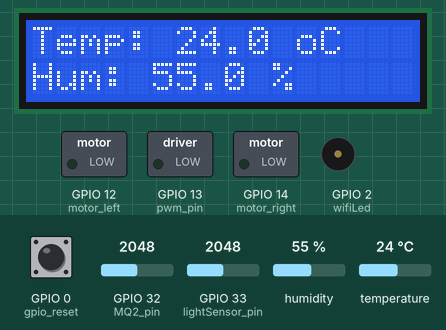
Bench run of a sketch on a simulated ESP32. On the bench: 16×2 character LCD, switched loads named in the sketch (green lamp = pin HIGH), buzzer (waves = sounding). Inputs (shaded band) come from the test bench; at power-on: GPIO 32 (MQ2_pin) = 2048, temperature 24 °C, humidity 55 %, GPIO 0 (gpio_reset) HIGH, GPIO 33 (lightSensor_pin) = 2048. WiFi joins after 1.5 s; servers stay silent unless stated; pins used as bus, display or sensor lines are not drawn; what the sketch prints to the serial monitor is not drawn.

Above: at 1.2 s.
1.3 s: GPIO 32 (MQ2_pin) set to 2129
At 2.8 s:
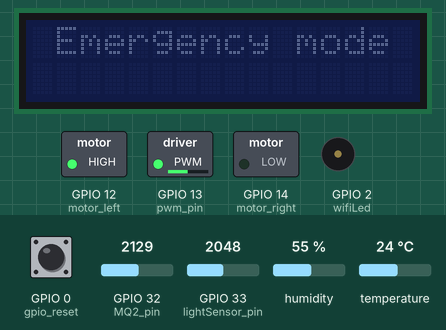
3.6 s: GPIO 32 (MQ2_pin) set to 1228
At 4.26 s:
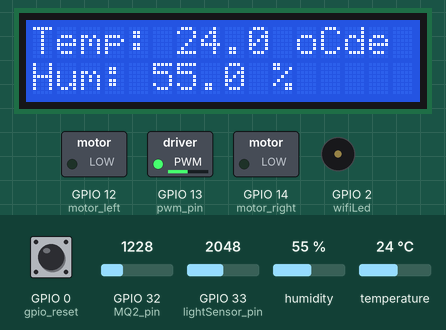
5.8 s: temperature set to 1 °C
At 6.6 s:
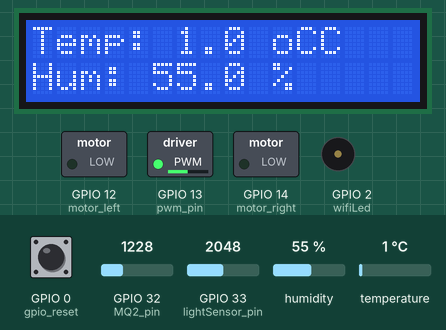
7.4 s: humidity set to 22 %
At 8.1 s:
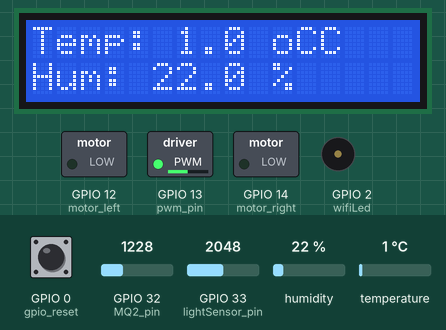
9.0 s: GPIO 32 (MQ2_pin) set to 2866
At 10.82 s:
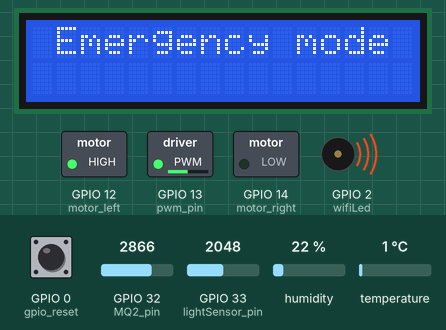
11.0 s: GPIO 32 (MQ2_pin) set to 460
At 11.51 s:
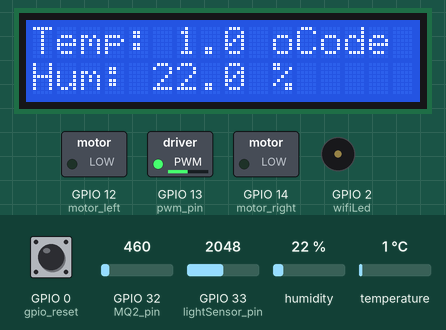
Timing chart, 0 to 14.0 s (numbered marks = the images above; inputs shaded):
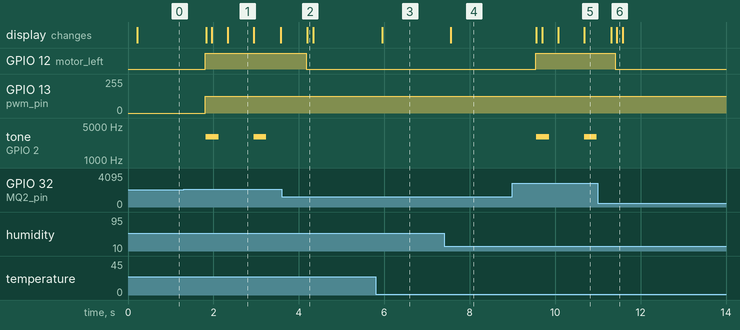

Measured:
- the behaviour switches between 2088 and 2089 on GPIO 32 (MQ2_pin) (found by bisection; images 0 and 1)
- after the input at 1.3 s, GPIO 12 (motor_left): LOW → HIGH after 0.51 s; GPIO 13 (pwm_pin): 0/255 → 125/255 after 0.51 s; tone on GPIO 2 (wifiLed): alternates 3000 Hz for 0.30 s and silent for 0.82 s, starting after 0.52 s; the display: first changes after 0.53 s (image 1 shows a later state)
- after the input at 3.6 s, GPIO 12 (motor_left): HIGH → LOW after 0.57 s; tone on GPIO 2 (wifiLed): stops changing and stays silent; the display: changes after 0.59 s (image 2)
- after the input at 5.8 s, the display: changes after 0.15 s (image 3)
- after the input at 7.4 s, the display: changes after 0.16 s (image 4)
- after the input at 9.0 s, GPIO 12 (motor_left): LOW → HIGH after 0.54 s; tone on GPIO 2 (wifiLed): alternates 3000 Hz for 0.30 s and silent for 0.82 s, starting after 0.56 s; the display: first changes after 0.56 s (image 5 shows a later state)
- after the input at 11.0 s, GPIO 12 (motor_left): HIGH → LOW after 0.41 s; tone on GPIO 2 (wifiLed): stops changing and stays silent; the display: first differs from a run without the input after 0.45 s (image 6)

The sketch:

home_v2.ino
```cpp
#include <Arduino.h>
#include <WiFi.h>
#include "DHT11.h"       // DHT11 sensor lib
#include "lightSensor.h" // Light sensor lib
#include "MQ2.h"         // Gas sensor lib
#include "LCD1602.h"     // LCD16x02 lib
#include "emergency.h"   // Emergency mode lib
#include "motor.h"       // Motor driver lib
#include "ESP_Rainmaker.h"
// #include "Blynk.h"
#define EMERGENCY 1
#define NORMAL 0

const int sleepDuration = 5000000; // Set sleep duration in microseconds (e.g.,10s)
unsigned long currentTime = millis();
unsigned long startTime = 0; // Variable to track the start time of NORMAL mode

class Sensor : public DHTSensor, public LightSensor, public MQ2 {
public:
  DHTSensor dht11;
  LightSensor lightsensor;
  MQ2 gasSensor;
  void setupSensor();
  void ReadSensor();
};

void Sensor::setupSensor() {
  dht11.setupDHT11();
  lightsensor.setupLightSensor();
  gasSensor.setupMQ2();
}

void Sensor::ReadSensor() {
  dht11.ReadSensor();
  lightsensor.ReadSensor();
  gasSensor.ReadSensor();
}

Sensor sensor;
LCD1602 lcd;
Emgergency em_mode;
Motor motorController;

RTC_DATA_ATTR bool modeState = NORMAL;
RTC_DATA_ATTR bool modetmp = NORMAL;


void setup() {
  Serial.begin(115200);
  sensor.setupSensor();
  RainmakerSetup();
  lcd.setupLCD();
  em_mode.setupBuzzer();
  motorController.setupMotor();
  esp_sleep_enable_timer_wakeup(sleepDuration);
}

void enterDeepSleepMode() {
  Serial.println("Entering deep sleep...");
  lcdController.clear();
  lcdController.noBacklight();
  delay(10);
  esp_deep_sleep_start();
}

void loop() {

  sensor.ReadSensor(); // Đọc tất cả cảm biến trước

  RainMakerActive(sensor.dht11.getTemperature(),sensor.dht11.getHumidity(),sensor.lightsensor.GetlightIntensity(),sensor.gasSensor.getMQ2Value());
  if (modetmp != modeState) {
    lcdController.clear();
    modetmp = modeState;  // Update modetmp to reflect the new mode
    if (modeState == NORMAL) {
      startTime = millis(); // Reset start time when entering NORMAL mode
    }
  }
  if (sensor.gasSensor.getMQ2Value() > 50) {
    modeState = EMERGENCY;
  } else {
    modeState = NORMAL;
  }

  if (modeState == EMERGENCY) {
    motorController.MotorOn();
    em_mode.EmergencyMode();
  } else {
    motorController.MotorOff();
    lcdController.backlight();
    lcd.displayLCD(sensor.dht11);

  }
}
```

DHT11.h
```cpp
#ifndef DHT11_H
#define DHT11_H
#include "DHTesp.h"
class DHTSensor{
  protected:
  int DHT_pin;
  String temp,hum;
  DHTesp dhtSensor;
  public:
  friend class LCD1602;
  void setupDHT11();
  void ReadSensor();
  String getTemperature() { return this->temp; }
  String getHumidity() { return this->hum; }
};
void DHTSensor::setupDHT11(){
  DHT_pin=18;
  dhtSensor.setup(DHT_pin, DHTesp::DHT22);
  Serial.println("Set up DHT Sensor Successfull");
}
void DHTSensor::ReadSensor(){
  TempAndHumidity data =dhtSensor.getTempAndHumidity();
  temp = String(data.temperature, 1);
  hum = String(data.humidity, 1);

  if (!isnan(data.temperature) && !isnan(data.humidity))
  {
    temp = String(data.temperature, 1);
    hum = String(data.humidity, 1);
  }
  else
  {
    temp = "NaN";
    hum = "NaN";
  }

}
#endif
```

ESP_Rainmaker.h
```cpp
#include "RMaker.h"
#include "WiFiProv.h"
#include <SimpleTimer.h>

const char *service_name = "PROV_SmartHome";
const char *pop = "1234";

// define the Chip Id
uint32_t espChipId = 5;

// define the Node Name
char nodeName[] = "ESP32_Smarthome";
static uint8_t wifiLed      = 2;   //D2
static uint8_t gpio_reset   = 0;

SimpleTimer Timer;
static TemperatureSensor temperature("Temperature");
static TemperatureSensor humidity("Humidity");
static TemperatureSensor ldr("LDR");
static TemperatureSensor gas("Gas level");

void sysProvEvent(arduino_event_t *sys_event)
{
    switch (sys_event->event_id) {
        case ARDUINO_EVENT_PROV_START:
#if CONFIG_IDF_TARGET_ESP32
        Serial.printf("\nProvisioning Started with name \"%s\" and PoP \"%s\" on BLE\n", service_name, pop);
        printQR(service_name, pop, "ble");
#else
        Serial.printf("\nProvisioning Started with name \"%s\" and PoP \"%s\" on SoftAP\n", service_name, pop);
        printQR(service_name, pop, "softap");
#endif
        break;
        case ARDUINO_EVENT_WIFI_STA_CONNECTED:
        Serial.printf("\nConnected to Wi-Fi!\n");
        digitalWrite(wifiLed, true);
        break;
    }
}

void sendSensor(float Temperature,float Humidity, float LightVal, float gasLevel)
{
  temperature.updateAndReportParam("Temperature", Temperature);
  humidity.updateAndReportParam("Temperature", Humidity);
  ldr.updateAndReportParam("Temperature", LightVal);
  gas.updateAndReportParam("Temperature", gasLevel);
}


void RainmakerSetup()
{
  pinMode(wifiLed, OUTPUT);

  pinMode(gpio_reset, INPUT);

  digitalWrite(wifiLed, LOW);

  Node my_node;
  my_node = RMaker.initNode(nodeName);

  //Add switch device to the node
  my_node.addDevice(temperature);
  my_node.addDevice(humidity);
  my_node.addDevice(ldr);
  my_node.addDevice(gas);

  Timer.setInterval(2000);

  //This is optional

  RMaker.enableTZService();
  RMaker.enableSchedule();

  //Service Name
  for (int i = 0; i < 17; i = i + 8) {
    espChipId |= ((ESP.getEfuseMac() >> (40 - i)) & 0xff) << i;
  }

  Serial.printf("nChip ID:  %d Service Name: %sn", espChipId, service_name);

  Serial.println("nStarting ESP-RainMakern");
  RMaker.start();

  WiFi.onEvent(sysProvEvent);
#if CONFIG_IDF_TARGET_ESP32
  WiFiProv.beginProvision(WIFI_PROV_SCHEME_BLE, WIFI_PROV_SCHEME_HANDLER_FREE_BTDM, WIFI_PROV_SECURITY_1, pop, service_name);
#else
    WiFiProv.beginProvision(WIFI_PROV_SCHEME_SOFTAP, WIFI_PROV_SCHEME_HANDLER_NONE, WIFI_PROV_SECURITY_1, pop, service_name);
#endif

}

void RainMakerActive(String temperature,String humidity, float lightValue, float gasVal){
  // Read GPIO0 (external button to reset device
  float Temperature=temperature.toFloat();
  float Humidity= humidity.toFloat();
  if (digitalRead(gpio_reset) == LOW) { //Push button pressed
    Serial.printf("Reset Button Pressed!n");
    // Key debounce handling
    delay(100);
    int startTime = millis();
    while (digitalRead(gpio_reset) == LOW) delay(50);
    int endTime = millis();

    if ((endTime - startTime) > 10000) {
      // If key pressed for more than 10secs, reset all
      Serial.printf("Reset to factory.n");
      RMakerFactoryReset(2);
    } else if ((endTime - startTime) > 3000) {
      Serial.printf("Reset Wi-Fi.n");
      // If key pressed for more than 3secs, but less than 10, reset Wi-Fi
      RMakerWiFiReset(2);
    }
  }
  delay(100);

  if (WiFi.status() != WL_CONNECTED)
  {
    //Serial.println("WiFi Not Connected");
    digitalWrite(wifiLed, false);
  }
  else
  {
    //Serial.println("WiFi Connected");
    digitalWrite(wifiLed, true);
    if (Timer.isReady()) {
      //Serial.println("Sending Sensor Data");
      sendSensor(Temperature,Humidity,lightValue,gasVal);
      Timer.reset();      // Reset a second timer
    }
  }
}
```

MQ2.h
```cpp
class MQ2{
  protected:
  int MQ2_pin;
  float MQ2Value;
  public:
  void setupMQ2();
  void ReadSensor();

  float getMQ2Value(){
    return this->MQ2Value;
  }
};
void MQ2::setupMQ2(){
  MQ2_pin=32;
  pinMode(MQ2_pin,INPUT);
  Serial.println("Set up gas sensor oke");
}
void MQ2::ReadSensor(){
  static unsigned long lastReadTime = 0;
  unsigned long now = millis();
  if (now - lastReadTime > 500) { // Đọc mỗi 500ms
    MQ2Value = analogRead(MQ2_pin);
    MQ2Value = map(MQ2Value, 0, 4095, 0, 100);
    // Serial.printf("MQ2 Value: %d\n", MQ2Value);
    lastReadTime = now;
  }
}
```

emergency.h
```cpp
class Emgergency{
  protected:
  int Buzzer_pin;
  public:
  void setupBuzzer();
  void Turn_On_Buzzer();
  void EmergencyMode();
};
unsigned long lastBlinkTime = 0;
bool lcdBlinking = false;

void Emgergency::setupBuzzer(){
  Buzzer_pin=2;
}

void Emgergency::Turn_On_Buzzer(){
  tone(Buzzer_pin, 3000, 300);
}

void Emgergency::EmergencyMode(){
  // Tất cả đèn phải tắt.
  unsigned long currentTime=millis();
  lcdController.setCursor(1, 0);
  lcdController.print("Emergency mode");
  if (currentTime - lastBlinkTime >= 500) {
      lcdBlinking = !lcdBlinking;  // Toggle blinking state

      if (lcdBlinking) {
        lcdController.backlight();           // Turn on LCD backlight
        Turn_On_Buzzer();     // Buzzer ON
      } else {
        lcdController.noBacklight();         // Turn off LCD backlight
      }

      lastBlinkTime = currentTime; // Update last blink time
    }
}
```

lightSensor.h
```cpp
class LightSensor{
  protected:
  int lightSensor_pin;
  float lightValue;
  public:
  void setupLightSensor();
  void ReadSensor();
  float GetlightIntensity(){

    return this->lightValue;
  }
};
void LightSensor::setupLightSensor(){
  lightSensor_pin=33;
  pinMode(lightSensor_pin,INPUT);
  Serial.println("Set up light sensor oke");
}
void LightSensor::ReadSensor(){
  lightValue=analogRead(lightSensor_pin);
  lightValue=map(lightValue,0, 4095, 4000, 0);
}
```

motor.h
```cpp
class Motor{
  int motor_left;
  int motor_right;
  int pwm_pin;
  public:
  void setupMotor();
  void MotorOn();
  void MotorOff();
};

void Motor::setupMotor(){
  pwm_pin = 13;
  motor_left = 12;
  motor_right = 14;
  pinMode(motor_left, OUTPUT);
  pinMode(motor_right, OUTPUT);
  pinMode(pwm_pin, OUTPUT);
}
void Motor::MotorOn(){
  digitalWrite(motor_left, HIGH);
  digitalWrite(motor_right, LOW);
  analogWrite(pwm_pin, 125);
}

void Motor::MotorOff(){
  digitalWrite(motor_left, LOW);
  digitalWrite(motor_right, LOW);
}
```

LCD1602.h
```cpp
#ifndef LCD1602_H
#define LCD1602_H

#include <Wire.h>
#include <LiquidCrystal_I2C.h>

LiquidCrystal_I2C lcdController(0x27, 16, 2);  // Địa chỉ I2C của LCD có thể là 0x3F hoặc 0x27

unsigned long previousMillis = 0;
const long interval = 30000;  // 30 giây
RTC_DATA_ATTR bool showTime = true;         // Bắt đầu bằng việc hiển thị thời gian

class LCD1602{
  public:
  void setupLCD();
  // void displayTimeOnLCD(RealTime& timer);
  void displayTemperatureAndHumidityOnLCD(DHTSensor& dht11);
  void displayLCD(DHTSensor& dht11);
};
void LCD1602::setupLCD(){
  Wire.begin(21,22);
  lcdController.init();         // Initialize LCD
  lcdController.backlight();    // Turn on the backlight
  lcdController.clear();        // Clear any previous data
  Serial.println("LCD Set up OK");
}

//  void LCD1602::displayTimeOnLCD(RealTime& timer) {
//         lcdController.setCursor(0, 0);
//         lcdController.printf("Date: %02d/%02d/%d", timer.day, timer.month, timer.year);
//         lcdController.setCursor(0, 1);
//         lcdController.printf("Time: %02d:%02d:%02d", timer.hour, timer.minute, timer.second);
// //        Serial.println(timer.day);
// //        Serial.println(timer.month);
// //        Serial.println(timer.year);
//     }
//
//
void LCD1602::displayTemperatureAndHumidityOnLCD(DHTSensor& dht11) {
        if (dht11.temp=="NaN"||dht11.hum=="NaN") {
            lcdController.setCursor(0, 0);
            lcdController.print("Error reading");
            lcdController.setCursor(0, 1);
            lcdController.print("sensor data");
            return;
        }
          lcdController.setCursor(0, 0);
          lcdController.print("Temp: " + dht11.temp + " oC");
          lcdController.setCursor(0, 1);
          lcdController.print("Hum: " + dht11.hum + " %");
    }

void LCD1602::displayLCD(DHTSensor& dht11){
  displayTemperatureAndHumidityOnLCD(dht11);
  // unsigned long currentMillis = millis();

  // // Cập nhật nội dung hiển thị mỗi 30 giây
  // if (currentMillis - previousMillis >= interval) {
  //   previousMillis = currentMillis;
  //   showTime = !showTime;  // Đổi trạng thái hiển thị giữa thời gian và nhiệt độ/độ ẩm
  //   lcdController.clear();
  // }

  // if (showTime) {
  //   displayTimeOnLCD(timer);
  // } else {
  //   displayTemperatureAndHumidityOnLCD(dht11);
  // }
}
#endif
```
